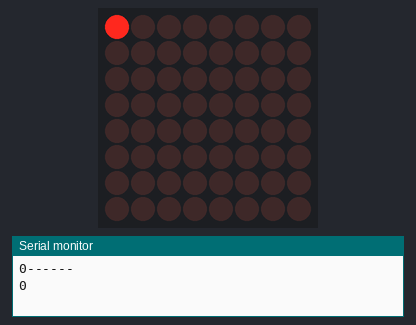
Bench run of a sketch on a simulated Arduino Uno, built with avr-gcc and run on an emulated ATmega328P. Parts: 8×8 LED matrix, the last lines printed to the serial monitor.

Above: at 0.05 s.
At 1.65 s:
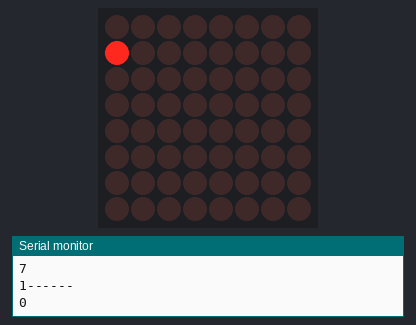
At 3.45 s:
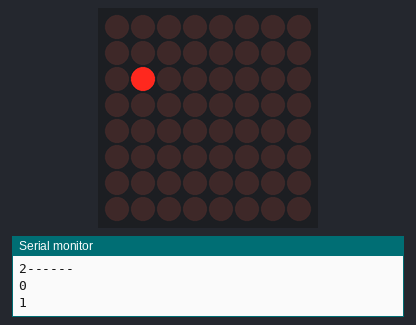
At 6.86 s:
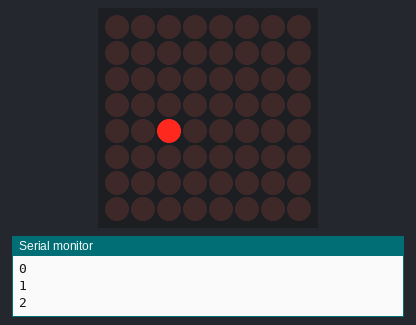
At 10.27 s:
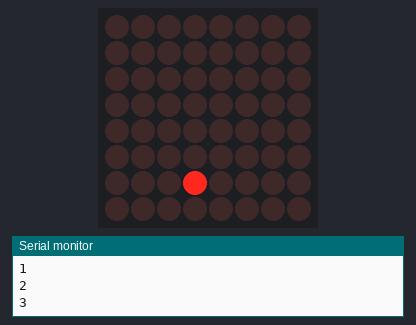
At 13.68 s:
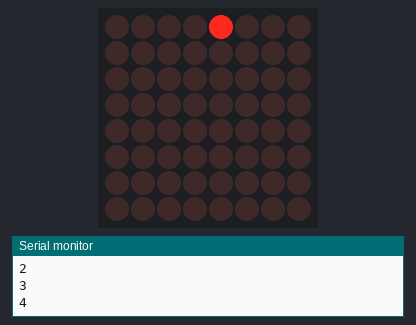

Measured:
- by itself, everything shown: repeats every 12.8 s, in 128 steps

The sketch:

practica19.ino
```cpp
#include "LedControl.h"
LedControl matrizLed=LedControl(12,11,10,1);
void setup() {
Serial.begin(9600);
matrizLed.shutdown(0,false);
matrizLed.setIntensity(0,4);
matrizLed.clearDisplay(0);
}
void loop(){
for(int fila = 0; fila < 8; fila++) {
Serial.print(fila);
Serial.println("------");
for(int columna = 0; columna < 8; columna++) {
Serial.println(columna);
matrizLed.setLed(0,fila,columna,true);
delay(100);
matrizLed.setLed(0,fila,columna,false);
delay(100);
}
}
}
```
